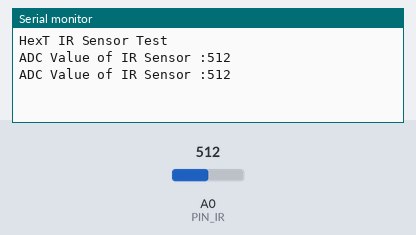
This sketch was run on a simulated Arduino Uno, built with avr-gcc and run on an emulated ATmega328P. On the bench: the last lines printed to the serial monitor. The inputs (shaded band) are chosen by the test bench; at power-on: A0 (PIN_IR) = 512.

Above: at 1.8 s.
1.9 s: A0 (PIN_IR) set to 716
At 2.8 s:
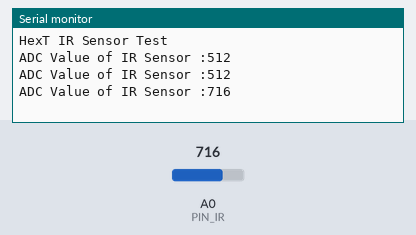
3.4 s: A0 (PIN_IR) set to 900
At 4.7 s:
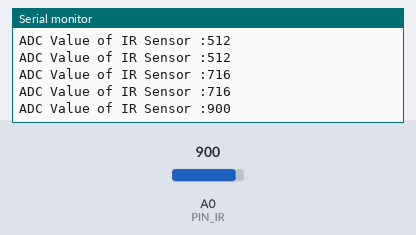
Timing chart, 0 to 6.4 s (numbered marks = the images above; inputs shaded):
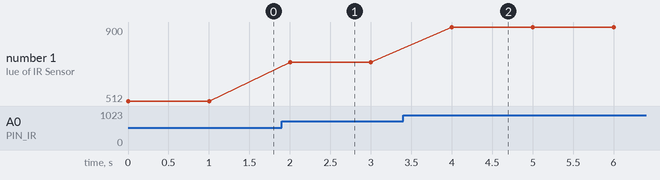

Measured:
- after the input at 1.9 s, the serial monitor: prints a new line after 0.10 s (image 1)
- after the input at 3.4 s, the serial monitor: prints a new line after 0.60 s (image 2)
- plotted number 1: 512 → 716 after the input at 1.9 s, 716 → 900 after the input at 3.4 s

The sketch:

5.ex_IR_UNO_.ino
```cpp
// (licence header left out)
int ADC_PORT_IR = 0;
int PIN_IR = 0;

void setup()
{
  Serial.begin(115200);
  Serial.println();
  Serial.println("HexT IR Sensor Test");
}

void loop()
{
  int ValADC = analogRead(PIN_IR);
  Serial.print("ADC Value of IR Sensor :");
  Serial.println(ValADC);
  delay(1000);
}
```
